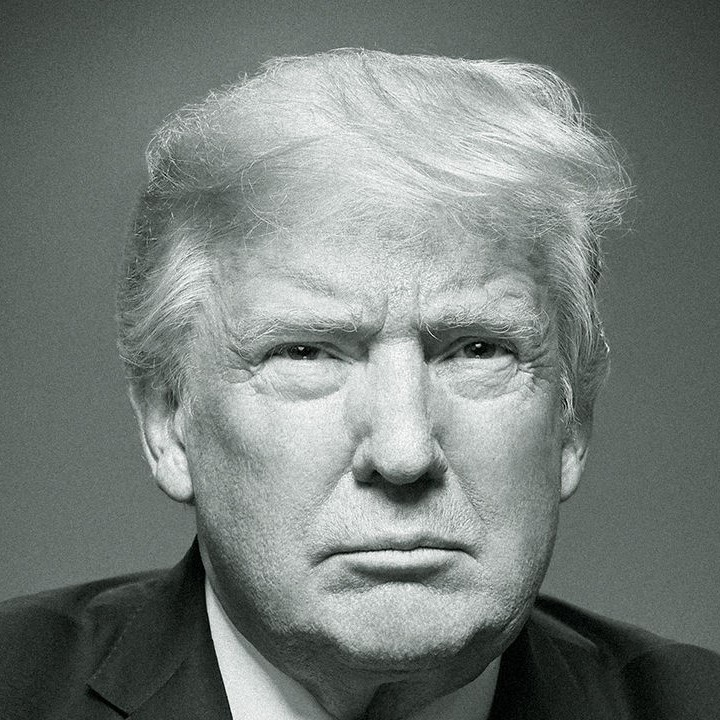
#> input picture pics/pic_a.jpg, 720 x 720 px, found by its file name; the run also reads 1 picture not shown here
$ python train.py   (older library calls are emulated)
#> lines starting #> are read from the running program, lines starting #| are printed output that depends on the picture
### util/image_util.py
import numpy as np
import matplotlib.pyplot as plt
from PIL import Image
import cv2


def pic_to_square(picture):
    # todo resize to square
    pass


def load_pic_to_square_np(pic, size):
#> called with pic = 'pics/pic_a.jpg', size = 200
    picture = Image.open(pic).convert('L')  # opens and converts to grayscale
    if picture.width != picture.height:
        picture = pic_to_square(picture)
    picture = picture.resize((size, size), Image.ANTIALIAS)
#> picture: PIL image 200x200 L
    return np.array(picture) / 255


# [9 lines left out: function show_image, not called in this run]


def grad_conv(pics,kernel_size=3):
    if type(pics) != np.ndarray or len(pics.shape) > 2:
        g_x = np.array([cv2.Sobel(pic, cv2.CV_64F, 1, 0, ksize=kernel_size) for pic in pics])
        g_y = np.array([cv2.Sobel(pic, cv2.CV_64F, 0, 1, ksize=kernel_size) for pic in pics])
    else:
        g_x = cv2.Sobel(pics, cv2.CV_64F, 1, 0, ksize=kernel_size)
        g_y = cv2.Sobel(pics, cv2.CV_64F, 0, 1, ksize=kernel_size)

    return np.sqrt(np.power(g_x, 2) + np.power(g_y, 2))


def lp_conv(pics,kernel_size=3):
    if type(pics) != np.ndarray or len(pics.shape) > 2:
        return np.array([cv2.blur(pic, (kernel_size, kernel_size)) for pic in pics])
    return cv2.blur(pics, (kernel_size, kernel_size))


def mse(a, b):
    if b is None:
        b = np.zeros(a.shape)
    res = a - b
    res = (res ** 2)
    res = (res)  # / a.size
    return res

### global_method.py
from util import image_util, mesh_util
import numpy as np
from util.image_util import mse
import argparse


class GlobalMethod:
    def __init__(self, input_pics, output_file, output_size=200, grid_size=None, height_field_size=1,
                 light_angle=60, weight_G=1.5, weight_S=0.001, radius=10, steps=1000, biased_costs=True):

        self.pics = [pic for pic in input_pics]
        self.gradient_pass_filter_images = image_util.grad_conv(image_util.lp_conv(self.pics))
        self.output_path = output_file
        self.height_field_size = height_field_size
        self.output_size = output_size

        if not grid_size:
            self.grid_size = int(output_size // self.height_field_size)

        # Heightfield, objective func.
        self.h = self.create_initial_grid()
        self.light_angle = light_angle
        self.S = 1 / np.tan(self.light_angle * (np.pi / 180))
        self.radius = radius
        self.radius_shadow_pos = np.arange(1, self.radius + 2)
        self.radius_shadow_neg = self.radius_shadow_pos[::-1]
        self.weight_G = weight_G
        self.weight_S = weight_S
        self.T = 1
        self.steps = steps
        self.alpha = self.T / self.steps
        self.l_calculator = ShadowCalculatorL(self.radius, self.grid_size, len(self.pics)).calc_new_l
        self.L = ShadowCalculatorL(self.radius, self.grid_size, len(self.pics)).cal_l_all(self.h)
        self.biased_costs = biased_costs
        self.idx_cost = np.zeros(self.h.size)
        self.obj_value = self.calc_objective_val(self.L)

        # Mesh initialization
        self.vertices = [None]
        self.faces = []
        points = [[0, 0, 0], [0, self.output_size, 0], [self.output_size, self.output_size, 0],
                  [self.output_size, 0, 0]]
        verts = len(self.vertices)
        self.faces.extend([[verts, verts + 1, verts + 2], [verts, verts + 2, verts + 3]])
        self.vertices.extend(points)

    def produce_pix(self):
        self.optimize()
        self.export_to_obj()

    def optimize(self):
        fails1 = 0
        fails2 = 0
        success = 0
        success_rand = 0
        convergence_fail = 0

        for i in range(self.steps):
            if i % 1000 == 0:
                print(
                    f'{i * 100 / self.steps}% success:{success * 100 / (i + 1)}%,success_rand:{success_rand * 100 / (i + 1)}%, fail1:{fails1 * 100 / (i + 1)}%,fail2:{fails2 * 100 / (i + 1)}% obj_value:{self.obj_value}')
            status, delta_obj = self.iteration()
            if status > 0:
                convergence_fail = 0
                if delta_obj == 1:
                    success_rand += 1
                success += 1
            elif status == -1:
                convergence_fail += 1
                fails1 += 1
            else:
                convergence_fail += 1
                fails2 += 1
            if convergence_fail == 100:
                print(f"optimizing failed after {i} steps, obj value={self.obj_value}")
                break

    # [9 lines left out: function iteration, not called in this run]

    def make_step(self, row, col, delta):
        self.h[row, col] += delta
        if self.valid_step(row, col, delta):
            new_l = self.l_calculator(self.h, self.L, row, col)
            new_objective = self.calc_objective_val(new_l)
            delta_obj = self.delta_to_objective_enough(new_objective)
            if delta_obj > 0:
                self.L = new_l
                self.T -= self.alpha
                self.obj_value = new_objective
                return new_objective, delta_obj
            else:
                self.h[row, col] -= delta
                return -2, None

        else:
            self.h[row, col] -= delta
            return -1, None

    # [10 lines left out: functions new_row_col, new_delta, not called in this run]

    def calc_objective_val(self, L):
        l_conv_p = image_util.lp_conv(L)
        l_conv_p_conv_g = image_util.grad_conv(l_conv_p)
        h_conv_g = image_util.grad_conv(self.h)
        parts = np.zeros(3)
        l1 = mse(l_conv_p, self.pics)
        parts[0] = l1.sum()
        l2 = self.weight_G * mse(l_conv_p_conv_g, self.gradient_pass_filter_images)
        parts[1] = l2.sum()
        l3 = self.weight_S * mse(h_conv_g, None)
        l3 = l3[np.newaxis, :]
        parts[2] = l3.sum()
        loss = np.concatenate([l1, l2, l3])
        loss = np.sum(loss, axis=0).reshape(self.h.size)
        self.idx_cost = loss / loss.sum()
        return parts.sum()

    def valid_step(self, row, col, delta) -> bool:
        # the function checks that the change doesnt effect a range
        # bigger than the radius
        if delta > 0:
            return self.valid_step_pos(row, col)
        else:
            return self.valid_step_neg(row, col)

    def valid_step_neg(self, row, col) -> bool:
        for d in range(len(self.pics)):
            if d == 0 and col > self.radius:  # check left
                value_to_check = self.h[row, col - self.radius - 1]
                possible_shad = self.h[row, col - self.radius:col + 1] + self.radius_shadow_pos
            elif d == 1 and col < self.grid_size - self.radius - 1:  # check right
                value_to_check = self.h[row, col + self.radius + 1]
                possible_shad = self.h[row, col:col + self.radius + 1] + self.radius_shadow_neg
            elif d == 2 and row > self.radius:  # check down
                value_to_check = self.h[row - self.radius - 1, col]
                possible_shad = self.h[row - self.radius:row + 1, col] + self.radius_shadow_pos
            elif d == 3 and row < self.grid_size - self.radius - 1:  # check up
                value_to_check = self.h[row + self.radius + 1, col]
                possible_shad = self.h[row:row + self.radius + 1, col] + self.radius_shadow_neg
            else:
                continue
            if possible_shad.max() < value_to_check:  # the shadow is casted more than the radius
                return False
        return True

    def valid_step_pos(self, row, col) -> bool:
        value_to_check = self.h[row, col]
        for d in range(len(self.pics)):
            if d == 0 and col > self.radius:  # check left
                possible_shad = self.h[row, col - self.radius - 1:col] + self.radius_shadow_neg
            elif d == 1 and col < self.grid_size - self.radius - 1:  # check right
                possible_shad = self.h[row, col + 1:col + self.radius + 2] + self.radius_shadow_pos
            elif d == 2 and row > self.radius:  # check down
                possible_shad = self.h[row - self.radius - 1:row, col] + self.radius_shadow_neg
            elif d == 3 and row < self.grid_size - self.radius - 1:  # check up
                possible_shad = self.h[row + 1:row + self.radius + 2, col] + self.radius_shadow_pos
            else:
                continue
            if possible_shad.max() < value_to_check:  # the shadow is casted more than the radius
                return False

        return True

    def delta_to_objective_enough(self, new_objective):
        obj_delta = self.obj_value - new_objective
        if obj_delta > 0:
            return obj_delta
        else:
            if np.random.random() < np.e ** (obj_delta / self.T):
                return 1
            else:
                return -2

    def create_initial_grid(self, checker=False, average=False):
        res = np.zeros([self.grid_size, self.grid_size])
        if checker:
            for i in range(self.grid_size):
                for j in range(self.grid_size // 2):
                    res[i, (2 * j + i % 2)] = 1
        if average:
            for i in range(self.grid_size):
                for j in range(self.grid_size):
                    val = 0
                    for pic in self.pics:
                        val += pic[i, j]
                    val = val / len(self.pics)
                    if val > 0.7:
                        res[i, j] = 3
                    elif val > 0.5:
                        res[i, j] = 2
                    elif val > 0.3:
                        res[i, j] = 1
        return res

    # [53 lines left out: functions export_to_obj, save_mesh_to_output, create_h_mesh, not called in this run]


class ShadowCalculatorL:
    def __init__(self, radius, grid_size, directions):
        self.grid_size = grid_size
        self.radius = radius
        self.compare_idx_vector = np.arange(1, radius + 1)
        self.mat_select = np.arange(0, grid_size).reshape([grid_size, 1]) + self.compare_idx_vector
        self.num_of_directions = directions

    def cal_l_all(self, H):
        new_l = np.ones([self.num_of_directions, self.grid_size, self.grid_size])
        for row in range(0, self.grid_size):
            new_l = self.calc_new_l(H, new_l, row, row)
        return new_l

    def calc_new_l(self, H, L, row, col):
        new_l = L.copy()
        vector = None
        for d in range(self.num_of_directions):
            if d == 0:
                vector = H[row, :]
            elif d == 1:
                vector = H[row, ::-1]
            elif d == 2:
                vector = H[:, col]
            elif d == 3:
                vector = H[::-1, col]
            vect_w_radius = self.add_rad_2_vec(vector)
            comp_matrix = vect_w_radius[self.mat_select] - self.compare_idx_vector
            comp_matrix = comp_matrix.max(axis=1)
            l_update = np.clip((vector - comp_matrix), 0, 1)
            if d == 1 or d == 3:
                l_update = l_update[::-1]
            if d < 2:
                new_l[d, row, :] = l_update
            else:
                new_l[d, :, col] = l_update
        return new_l

    def add_rad_2_vec(self, vector):
        res = np.ones(self.grid_size + self.radius) * (-2000)
        res[:vector.shape[0]] = vector
        return res


# [57 lines that do not run on import are left out]

### model/global_method_learning.py
from global_method import GlobalMethod
from model.scoring import analyze, PixModel
import numpy as np


class GlobalMethodLearner(GlobalMethod):
    def __init__(self, input_pics, output_file, output_size=200, grid_size=None, height_field_size=1,
                 light_angle=60, weight_G=1.5, weight_S=0.001, radius=10, steps=1000, with_bias=True,
                 min_score=0.1, gain=0.5, punish=-0.15, neighbor_factor=0.07, neighbor_radius=1):
        super().__init__(input_pics, output_file, output_size=output_size, grid_size=grid_size, height_field_size=height_field_size,
                         light_angle=light_angle, weight_G=weight_G, weight_S=weight_S, radius=radius, steps=steps)

        self.model = PixModel(grid_size=self.grid_size,
                              min_score=min_score,
                              gain=gain,
                              punish=punish,
                              neighbor_factor=neighbor_factor,
                              radius=neighbor_radius)
        self.with_bias = with_bias

    @analyze
    def make_step(self, row, col, delta):
        status, delta_obj = super().make_step(row, col, delta)
        self.model.update_pix(row, col, status)
        return status, delta_obj

    def iteration(self):
        delta = 0
        while 0 == delta:
            delta = np.random.randint(-5, 6)
        p = self.model.pix_score.reshape(-1) / self.model.total_score
        if self.with_bias:
            p = (p + self.idx_cost) / 2
        idx = np.random.choice(self.model.pix_score.size, 1, p=p)[0]
        row = idx // self.grid_size
        col = idx % self.grid_size
        return self.make_step(row, col, delta)

### model/scoring.py
import functools
import numpy as np


class PixModel:
    def __init__(self, grid_size, neighbors_update=True, radius=1, min_score=0.1,
                 gain=0.5, punish=0.15, neighbor_factor=0.07):
        self.grid_size = grid_size

        # The minimum score for a pixel
        self.min_score = min_score

        # The values for success and fail updates of a pixel
        self.gain = gain
        self.punish = punish

        # The values for success and fail of neighboring pixels
        self.neighbors_update = neighbors_update
        self.neighbor_factor = neighbor_factor
        self.radius = radius

        # [success_count, fail_count, neighbor_succ_count, neighbor_fail_count] for each pixel
        self.pix_stat =  np.zeros((grid_size, grid_size, 4))

        # score for each pixel, initially 1
        self.pix_score = np.full((grid_size, grid_size), self.min_score)

        # total score = number of pixels
        self.total_score = grid_size * grid_size * self.min_score

    def update_pix(self, row, col, status):
        self.pix_stat[row][col][0 if status > 0 else 1] += 1

        update = self.gain if status > 0 else self.punish
        self.__make_update(row, col, update)

        if self.neighbors_update:
            self.update_neighbors(row, col, update)

    def __make_update(self, row, col, update):
        original_pix_score = self.pix_score[row][col]
        updated_pix_score = original_pix_score + update
        updated_pix_score = self.min_score if updated_pix_score < self.min_score else updated_pix_score
        self.pix_score[row][col] = updated_pix_score
        self.total_score += (updated_pix_score - original_pix_score)

    def update_neighbors(self, row, col, update):
        update = update * self.neighbor_factor
        for i in range(row-self.radius, row+self.radius+1):
            for j in range(col-self.radius, col+self.radius+1):
                if (i, j) == (row, col) or self.is_out_of_bounds(i, j):
                    continue
                self.pix_stat[row][col][2 if update > 0 else 3] += 1
                self.__make_update(i, j, update)

    def is_out_of_bounds(self, row, col):
        def is_index_out_of_bounds(index):
            return index < 0 or index >= self.grid_size
        return is_index_out_of_bounds(row) or is_index_out_of_bounds(col)


def analyze(func):
    @functools.wraps(func)
    def wrapper(*args, **kwargs):
        return func(*args, **kwargs)
    return wrapper

### model/train.py
import sys
import os

sys.path.append(os.path.dirname(os.path.dirname(os.path.dirname(__file__))))

from model.global_method_learning import GlobalMethodLearner
from model.learning_utils import log_statistics
from util import image_util
import argparse


if __name__ == '__main__':
    import sys
    import os

    sys.path.append(os.path.dirname(os.path.dirname(os.path.dirname(__file__))))

    parser = argparse.ArgumentParser(description='ShadowPix global method with PixModel')
    parser.add_argument('-p', '--pics', nargs='*',
                        default=["pics/pic_a.jpg",
                                 "pics/pic_b.jpg",
                                 "pics/pic_c.jpg",
                                 "pics/pic_d.jpg"],
                        help="List of strings representing grayscale images to use")
    parser.add_argument('-o', '--output',
                        default='global_method.obj',
                        type=str, help="Output filename for resulting .OBJ file")
    parser.add_argument('--output-size',
                        default=200, type=int, help="Output file size in mm")
    parser.add_argument('--wall-size',
                        default=0.25, type=float, help="Thickness of walls in output file")
    parser.add_argument('--pixel-size',
                        default=2.5, type=float, help="Pixel size of output file")
    parser.add_argument("-i", "--iterations",
                        default=2 * 10 ** 6, type=int, help="Number of iterations to perform (see paper)")
    parser.add_argument("--height-field-size",
                        default=1, type=int, help="Size of resulting heightfield")
    parser.add_argument("-l", "--light-angle",
                        default=60, type=int, help="Target theta angle of mesh")
    parser.add_argument("-g", "--gradient-weight",
                        default=1.5, type=float, help="Weight of gradient term in objective function (see paper)")
    parser.add_argument("-s", "--smooth-weight",
                        default=0.001, type=float, help="Weight of smooth term in objective function (see paper)")
    parser.add_argument('-b', '--with-bias',
                        default=True, action='store_true', help="Wether to include ussage of biased costs method")
    parser.add_argument("--min-score",
                        default=0.1, type=float, help="Minimum score in PixModel")
    parser.add_argument("--gain",
                        default=0.5, type=float, help="Incremental score in PixModel for successful updates")
    parser.add_argument("--punish",
                        default=-0.15, type=float, help="Decremental score in PixModel for failed updates")
    parser.add_argument("--neighbor-factor",
                        default=0.07, type=float, help="Reducing factor for update value for neighboring pixels")
    parser.add_argument("--neighbor-radius",
                        default=1, type=int, help="Neighboring pixel radius (how much steps to go further)")
    parser.add_argument('--log-path',
                        type=str, help="Path to log PixModel statistics")
    parser.add_argument('-v', '--verbose-log',
                        action='store_true', help="If set, all pixel data is logged in log_path")
    args = parser.parse_args()

    # Fetch params
    pics = args.pics
    output = args.output
    output_size = args.output_size
    wall_size = args.wall_size
    pixel_size = args.pixel_size
    grid_size = int(output_size / (wall_size + pixel_size))
    steps = args.iterations
    height_field_size = args.height_field_size
    light_angle = args.light_angle
    gradient_weight = args.gradient_weight
    smooth_weight = args.smooth_weight
    with_bias = args.with_bias

    # PixModel params
    min_score = args.min_score
    gain = args.gain
    punish = args.punish
    neighbor_factor = args.neighbor_factor
    neighbor_radius = args.neighbor_radius
    log_path = args.log_path
    verbose_logs = args.verbose_log

    res = 1
    square_imgs = [image_util.load_pic_to_square_np(pic, output_size // res) for pic in pics]
#> call 2 of load_pic_to_square_np, with pic = 'pics/pic_b.jpg', size = 200
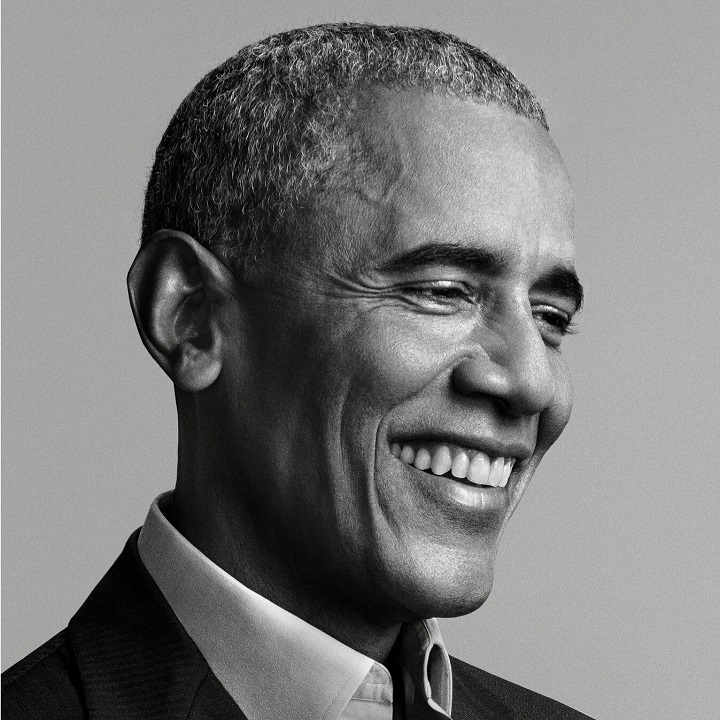
#> input picture pics/pic_b.jpg, 720 x 720 px, found by its file name
#> in load_pic_to_square_np (call 2), `picture = picture.resize((size, size), Image.ANTIALIAS)`:
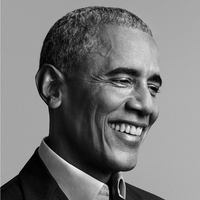
#> picture: PIL image 200x200 L; min 0, max 245, mean 121.9
#> call 3 of load_pic_to_square_np, with pic = 'pics/pic_c.jpg', size = 200
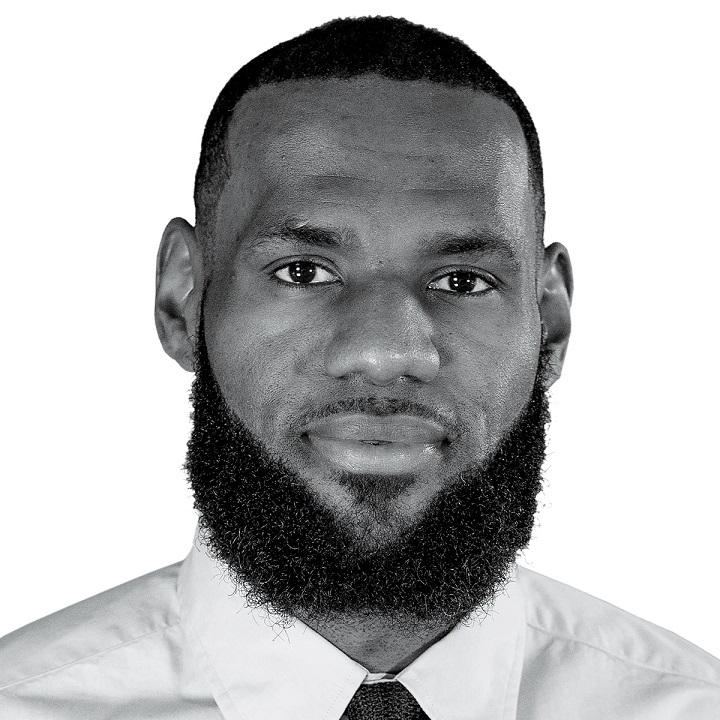
#> input picture pics/pic_c.jpg, 720 x 720 px, found by its file name
#> in load_pic_to_square_np (call 3), `picture = picture.resize((size, size), Image.ANTIALIAS)`:
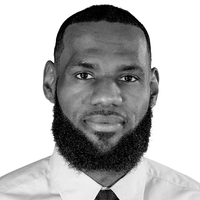
#> picture: PIL image 200x200 L; min 0, max 255, mean 179.8
#> (the rest of the program and of its run is left out)
